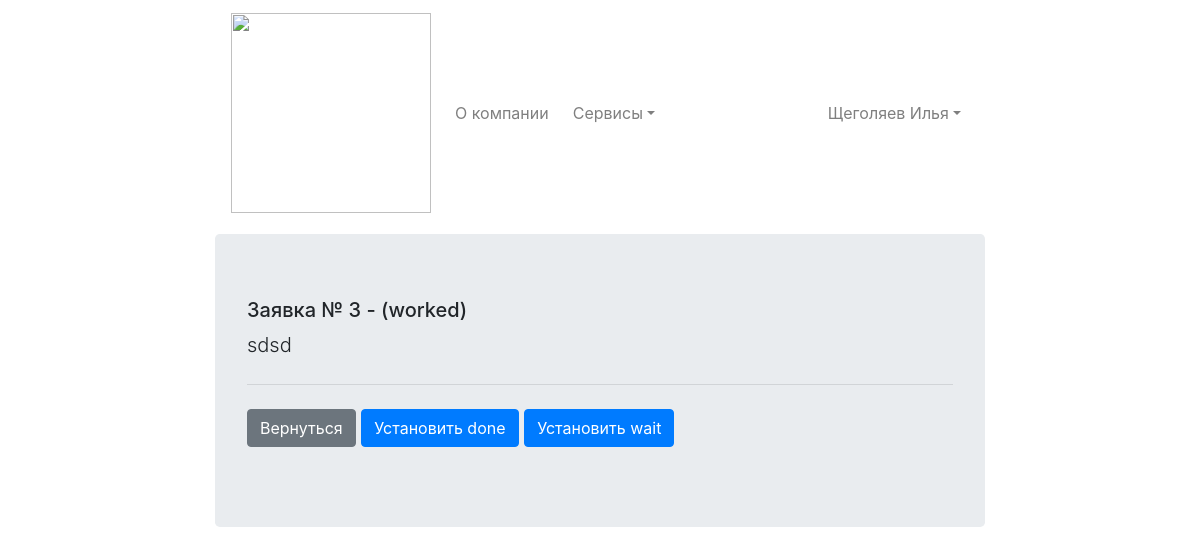
Screenshot of /helpdesk/open/3 (signed in) with the database file from the repository.
### helpdesk/models.py (models this page shows)
class HelpDeskIncidents(models.Model):
    INCIDENT_TYPES_CHOICES = (
        ('soft', 'Программный сбой'),
        ('zip', 'Расходные материалы'),
        ('crq', 'Запрос на изменение')
    )
    INCIDENT_STATE_CHOICES = (
        ('new', 'Новый'),
        ('worked', 'В работе'),
        ('wait', 'В ожидании'),
        ('done', "Выполнена"),
        ('closed', "Закрыта"),
        ('rework',"Доработка")
    )
    user = models.ForeignKey(HelpDeskUsers, on_delete=models.CASCADE)
    incident_type = models.CharField(max_length=100, choices=INCIDENT_TYPES_CHOICES)
    description = models.TextField(max_length=3000)
    timestamp_created = models.DateTimeField(auto_now_add=True, blank=True)
    state = models.CharField(max_length=100, choices=INCIDENT_STATE_CHOICES,editable=False, default='new')

### helpdesk/views.py (the view)
# urls.py: path('open/<int:inc_id>', views.open_incident, name='open_incident'),
@login_required
def open_incident(request, inc_id):
    template = loader.get_template('helpdesk/open_inc.html')
    inc = HelpDeskIncidents.objects.get(id=inc_id)
    accessible_buttons = get_accessible_states(inc)
    context = {
        'inc' : inc,
        'accessible_buttons' : accessible_buttons,
    }
    return HttpResponse(template.render(context, request))

### helpdesk/views.py (called while the page is built)
def get_accessible_states(inc):
    if inc.state == 'new':
        accessible_buttons = ('worked','wait')
    if inc.state == 'worked':
        accessible_buttons = ('done','wait' )
    if inc.state == 'wait':
        accessible_buttons = ('worked',)
    if inc.state == 'done':
        accessible_buttons = ('closed','rework')
    if inc.state == 'rework':
        accessible_buttons = ('wait','worked')
    if inc.state == 'closed':
        accessible_buttons = ()
    return accessible_buttons

### templates/helpdesk/open_inc.html (shortened to what this page needs)
{% extends 'base.html' %}
{% load bootstrap4 %}
{% load staticfiles %}
{% block content %}
    <div class="jumbotron">
        <h5 class="display-5">Заявка № {{ inc.id }} - ({{ inc.state }})</h5>
        <p class="lead">{{ inc.description }}</p>
        <hr class="my-4">
        <p class="lead">
            <a class="btn btn-secondary" href="/helpdesk/" role="button">Вернуться</a>
            {% for ab in accessible_buttons %}
                <a class="btn btn-primary" href="../changestate/{{ inc.id }}/{{ ab }}" role="button">Установить {{ ab }}</a>
            {% endfor %}
        </p>
    </div>
{% endblock %}

### templates/base.html (shortened to what this page needs)
{% load bootstrap4 %}
{% bootstrap_css %}
<!DOCTYPE html>
<html lang="en">
<head>
    {% load static %}
</head>
<div class="container-fluid">
    <div class="row">
        <div class="col-xs-12 col-sm-6 col-md-8 col-lg-2">
        </div>
        <div class="col-xs-12 col-sm-6 col-md-8 col-lg-8">
            <nav class="navbar navbar-expand-lg navbar-light">
                <div class="collapse navbar-collapse" id="navbarColor01">
                    <a class="navbar-brand" href="/"><img src="{% static "main/logo.png" %}" width="200"/></a>
                    <ul class="navbar-nav mr-auto">
                        <li class="nav-item mr-sm-2">
                            <a class="nav-link"  href="/about">О компании</a>
                        </li>
                        <li class="nav-item dropdown">
                            <a class="nav-link dropdown-toggle" data-toggle="dropdown" href="#" id="themes">Сервисы</a>
                        </li>
                        <li class="nav-item">
                            <a class="nav-link" href="../help/"></a>
                        </li>
                    </ul>
                    <ul class="nav navbar-nav navbar-right">
                        {%  if request.user.is_authenticated %}
                            <li class="nav-item dropdown">
                                <a class="nav-link dropdown-toggle" data-toggle="dropdown" href="#" id="themes">{{ request.user.first_name }} {{ request.user.last_name }}</a>
                            </li>
                        {% endif %}
                    </ul>
                </div>
            </nav>
            {% block content %}{% endblock %}
        </div>
        <div class="col-xs-12 col-sm-6 col-md-4 col-lg-2">
        </div>
    </div>
</div>

### rows the page displays
HelpDeskIncidents: id "3", state "worked", description "sdsd"

### other values shown
{{ request.user.first_name }} "Щеголяев"
{{ request.user.last_name }} "Илья"
{{ ab }} "done" "wait"
